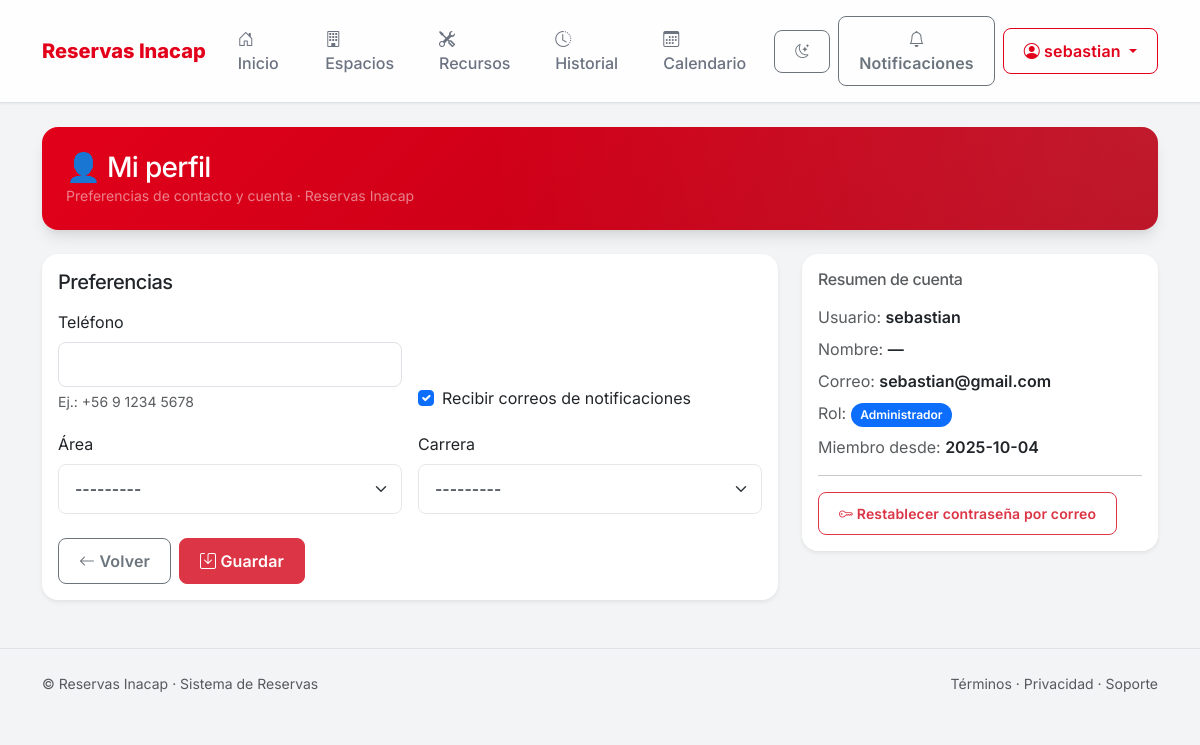
The app's page /perfil/ (signed in) with its own data.
### api/models.py (models this page shows, shortened)
class Profile(models.Model):
    user = models.OneToOneField(User, on_delete=models.CASCADE, related_name="profile")
    phone = models.CharField(max_length=30, blank=True)
    receive_emails = models.BooleanField(default=True)
    area = models.ForeignKey(Area, on_delete=models.SET_NULL, null=True, blank=True, related_name="profiles")
    carrera = models.ForeignKey(Carrera, on_delete=models.SET_NULL, null=True, blank=True, related_name="profiles")

### api/views.py (the view)
# urls.py: path("perfil/", profile_view, name="profile"),
@login_required
def profile_view(request):
    profile, _ = Profile.objects.get_or_create(user=request.user)
    if request.method == "POST":
        form = ProfileForm(request.POST, instance=profile)
        if form.is_valid():
            form.save()
            messages.success(request, "Preferencias guardadas.")
            return redirect("profile")
    else:
        form = ProfileForm(instance=profile)
    return render(request, "account/profile.html", {"form": form})

### api/forms.py
class ProfileForm(forms.ModelForm):
    class Meta:
        model = Profile
        fields = ("phone", "receive_emails", "area", "carrera")
        widgets = {
            "area": forms.Select(attrs={"class": "form-select"}),
            "carrera": forms.Select(attrs={"class": "form-select"}),
        }
        labels = {
            "area": "Área (Funcionarios)",
            "carrera": "Carrera (Alumnos)",
        }

### api/context_processors.py (called while the page is built)
def notifications(request):
    ctx = {
        "is_coordinator": is_coordinator(request.user),
        "notif_unread_count": 0,
        "notif_unread_list": []
    }
    if request.user.is_authenticated:
        qs = Notification.objects.filter(user=request.user, is_read=False).order_by("-created_at")
        ctx["notif_unread_count"] = qs.count()
        ctx["notif_unread_list"] = qs[:3]
    return ctx

### api/models.py (called while the page is built)
    def __str__(self):
        return self.name

    def __str__(self):
        return self.name

### api/utils.py (called while the page is built)
def is_coordinator(user):
    if not user.is_authenticated:
        return False
    return user.groups.filter(name="Coordinador").exists()

### templates/account/profile.html (shortened to what this page needs)
{% extends "base.html" %}
{% block content %}
<section class="p-4 rounded-4 mb-4 inacap-hero">
  <div class="d-flex justify-content-between align-items-center">
    <div>
      <h1 class="h3 m-0">👤 Mi perfil</h1>
      <div class="small text-white-50">Preferencias de contacto y cuenta · Reservas Inacap</div>
    </div>
  </div>
</section>
<div class="row g-4">
  <div class="col-12 col-lg-8">
    <div class="card shadow-sm border-0 rounded-4">
      <div class="card-body">
        <h2 class="h5 mb-3">Preferencias</h2>
        <form method="post" novalidate>
          <div class="row g-3">
            <div class="col-md-6">
              <label class="form-label">Teléfono</label>
              {{ form.phone }}
              <div class="form-text">Ej.: +56 9 1234 5678</div>
            </div>
            <div class="col-md-6 d-flex align-items-end">
              <div class="form-check">
                {{ form.receive_emails }}
                <label class="form-check-label" for="{{ form.receive_emails.id_for_label }}">
                  Recibir correos de notificaciones
                </label>
              </div>
            </div>
          </div>
          <div class="row g-3 mt-1">
            <div class="col-md-6">
              <label class="form-label">Área</label>
              {{ form.area }}
            </div>
            <div class="col-md-6">
              <label class="form-label">Carrera</label>
              {{ form.carrera }}
            </div>
          </div>
          <div class="d-flex gap-2 mt-4">
            <a href="{% url 'dashboard_user' %}" class="btn btn-outline-secondary rounded-3">
              <i class="bi bi-arrow-left"></i> Volver
            </a>
            <button type="submit" class="btn btn-danger rounded-3">
              <i class="bi bi-save"></i> Guardar
            </button>
          </div>
        </form>
      </div>
    </div>
  </div>
  <div class="col-12 col-lg-4">
    <div class="card shadow-sm border-0 rounded-4">
      <div class="card-body">
        <h2 class="h6 text-muted mb-3">Resumen de cuenta</h2>
        <ul class="list-unstyled mb-0">
          <li class="mb-2">
            <span class="text-muted">Usuario:</span>
            <span class="fw-semibold">{{ request.user.username }}</span>
          </li>
          <li class="mb-2">
            <span class="text-muted">Nombre:</span>
            <span class="fw-semibold">
              {{ request.user.first_name|default:"—" }} {{ request.user.last_name|default:"" }}
            </span>
          </li>
          <li class="mb-2">
            <span class="text-muted">Correo:</span>
            <span class="fw-semibold">{{ request.user.email|default:"—" }}</span>
          </li>
          <li class="mb-2">
            <span class="text-muted">Rol:</span>
            <span
              class="badge rounded-pill {% if request.user.is_staff %}text-bg-primary{% else %}text-bg-secondary{% endif %}">
              {% if request.user.is_staff %}Administrador{% else %}Usuario{% endif %}
            </span>
          </li>
          <li class="mb-2">
            <span class="text-muted">Miembro desde:</span>
            <span class="fw-semibold">{{ request.user.date_joined|date:"Y-m-d" }}</span>
          </li>
        </ul>
        <hr>
        <a href="{% url 'password_reset' %}" class="btn btn-outline-danger btn-sm rounded-3">
          <i class="bi bi-key"></i> Restablecer contraseña por correo
        </a>
      </div>
    </div>
  </div>
</div>
{% endblock %}

### templates/base.html (shortened to what this page needs)
{% load static %}
<!doctype html>
<html lang="es" data-bs-theme="">
<head>
  <link href="https://cdn.jsdelivr.net/npm/bootstrap@5.3.3/dist/css/bootstrap.min.css" rel="stylesheet">
  <link href="https://cdn.jsdelivr.net/npm/bootstrap-icons@1.11.3/font/bootstrap-icons.css" rel="stylesheet">
  <link href="{% static 'css/custom.css' %}" rel="stylesheet">
</head>
<body>
  <nav class="navbar navbar-expand-lg bg-body border-bottom sticky-top">
    <div class="container">
      <a class="navbar-brand d-flex align-items-center gap-2"
        href="{% if user.is_staff and not is_coordinator %}{% url 'dashboard_admin' %}{% else %}{% url 'dashboard_user' %}{% endif %}">
        Reservas Inacap
      </a>
      <div class="collapse navbar-collapse" id="mainNav">
        <ul class="navbar-nav me-auto">
          {% if user.is_authenticated %}
          <li class="nav-item">
            <a class="nav-link {% if request.resolver_match.url_name == 'dashboard_user' or request.resolver_match.url_name == 'dashboard_admin' %}active{% endif %}"
              href="{% if user.is_staff and not is_coordinator %}{% url 'dashboard_admin' %}{% else %}{% url 'dashboard_user' %}{% endif %}">
              <i class="bi bi-house-door"></i> Inicio
            </a>
          </li>
          <li class="nav-item">
            <a class="nav-link {% if request.resolver_match.url_name == 'spaces_list' %}active{% endif %}"
              href="{% url 'spaces_list' %}">
              <i class="bi bi-building"></i> Espacios
            </a>
          </li>
          <li class="nav-item">
            <a class="nav-link {% if request.resolver_match.url_name == 'resources_list' %}active{% endif %}"
              href="{% url 'resources_list' %}">
              <i class="bi bi-tools"></i> Recursos
            </a>
          </li>
          <li class="nav-item">
            <a class="nav-link {% if request.resolver_match.url_name == 'history' %}active{% endif %}"
              href="{% url 'history' %}">
              <i class="bi bi-clock-history"></i> Historial
            </a>
          </li>
          <li class="nav-item">
            <a class="nav-link {% if request.resolver_match.url_name == 'calendar' %}active{% endif %}"
              href="{% url 'calendar' %}">
              <i class="bi bi-calendar3"></i> Calendario
            </a>
          </li>
          {% endif %}
        </ul>
        <ul class="navbar-nav ms-auto align-items-lg-center gap-lg-2">
          <li class="nav-item">
            <button id="themeToggle" class="btn btn-outline-secondary btn-sm rounded-3" type="button"
              title="Cambiar tema">
              <i id="themeIcon" class="bi bi-moon-stars"></i>
            </button>
          </li>
          {% if user.is_authenticated %}
          {% with unread_count=unread|default:0 %}
          <li class="nav-item">
            <a class="btn btn-outline-secondary position-relative rounded-3" href="{% url 'notifications' %}">
              <i class="bi bi-bell"></i> <span class="d-none d-sm-inline">Notificaciones</span>
            </a>
          </li>
          {% endwith %}
          <li class="nav-item dropdown">
            <a class="btn btn-outline-primary dropdown-toggle rounded-3" href="#" role="button"
              data-bs-toggle="dropdown" aria-expanded="false">
              <i class="bi bi-person-circle"></i> {{ user.username }}
            </a>
              {% url 'admin_user_new' as admin_new_url %}
          </li>
          {% else %}
          <li class="nav-item">
            <a class="btn btn-primary rounded-3" href="{% url 'login' %}">
              <i class="bi bi-box-arrow-in-right"></i> Ingresar
            </a>
          </li>
          {% endif %}
        </ul>
      </div>
    </div>
  </nav>
  <div class="toast-container position-fixed top-0 end-0 p-3">
  </div>
  <main class="container py-4 app-container">
    {% block content %}{% endblock %}
  </main>
  <footer class="border-top py-4 mt-4">
    <div class="container d-flex flex-column flex-md-row justify-content-between align-items-center gap-2">
      <div class="text-muted small">© {{ now|date:"Y" }} Reservas Inacap · Sistema de Reservas</div>
      <div class="text-muted small">
        <a class="text-reset text-decoration-none" href="#">Términos</a> ·
        <a class="text-reset text-decoration-none" href="#">Privacidad</a> ·
        <a class="text-reset text-decoration-none" href="mailto:soporte@inacap.cl">Soporte</a>
      </div>
    </div>
  </footer>
</body>
</html>

### static/css/custom.css (style rules this page uses)
:root { --brand-primary: #E2001A; --brand-primary-dark: #B60015; --brand-secondary: #1F2937; --brand-accent: #FF5A73; --bg-body: #F3F4F6; --bg-card: #FFFFFF; --bg-glass: rgba(255, 255, 255, 0.85); --text-main: #111827; --text-muted: #6B7280; --radius-sm: 0.5rem; --radius-md: 1rem; --radius-lg: 1.5rem; --shadow-sm: 0 1px 2px 0 rgba(0, 0, 0, 0.05); --shadow-md: 0 4px 6px -1px rgba(0, 0, 0, 0.1), 0 2px 4px -1px rgba(0, 0, 0, 0.06); --shadow-lg: 0 10px 15px -3px rgba(0, 0, 0, 0.1), 0 4px 6px -2px rgba(0, 0, 0, 0.05); --shadow-glow: 0 0 15px rgba(226, 0, 26, 0.3); --transition-fast: 0.2s ease; --transition-smooth: 0.4s cubic-bezier(0.4, 0, 0.2, 1); }
body { background-color: var(--bg-body); color: var(--text-main); font-family: 'Inter', system-ui, -apple-system, sans-serif; -webkit-font-smoothing: antialiased; transition: background-color var(--transition-smooth), color var(--transition-smooth); }
a { text-decoration: none; transition: color var(--transition-fast); }
h1, h2, h3, h4, h5, h6 { font-weight: 700; letter-spacing: -0.025em; color: var(--text-main); }
.card { background: var(--bg-card); border: 1px solid rgba(255, 255, 255, 0.1); border-radius: var(--radius-md); box-shadow: var(--shadow-md); transition: transform var(--transition-fast), box-shadow var(--transition-fast); }
.btn { font-weight: 600; padding: 0.625rem 1.25rem; border-radius: var(--radius-sm); transition: all var(--transition-fast); letter-spacing: 0.01em; }
.btn-outline-primary { color: var(--brand-primary); border-color: var(--brand-primary); }
.navbar { background: var(--bg-glass) !important; backdrop-filter: blur(10px); border-bottom: 1px solid rgba(0,0,0,0.05); box-shadow: var(--shadow-sm); padding-top: 1rem; padding-bottom: 1rem; }
.navbar-brand { font-weight: 800; font-size: 1.25rem; color: var(--brand-primary) !important; }
.nav-link { font-weight: 500; color: var(--text-muted) !important; border-radius: var(--radius-sm); padding: 0.5rem 1rem !important; transition: all var(--transition-fast); }
.inacap-hero { background: linear-gradient(135deg, var(--brand-primary) 0%, var(--brand-primary-dark) 100%); color: white; border-radius: var(--radius-md); box-shadow: var(--shadow-lg); position: relative; overflow: hidden; }
.inacap-hero::after { content: ''; position: absolute; top: 0; right: 0; bottom: 0; left: 0; background: radial-gradient(circle at top right, rgba(255,255,255,0.1), transparent 60%); pointer-events: none; }
.form-control, .form-select { border-radius: var(--radius-sm); border: 1px solid #E5E7EB; padding: 0.75rem 1rem; transition: border-color var(--transition-fast), box-shadow var(--transition-fast); background-color: var(--bg-card); color: var(--text-main); }
.badge { padding: 0.5em 0.8em; font-weight: 600; border-radius: 2rem; }

### templates/account/profile.html (style rules this page uses)
form input[type="text"], form input[type="email"], form input[type="number"], form input[type="tel"], form textarea, form select { width: 100%; padding: .6rem .8rem; border: 1px solid #dee2e6; border-radius: .5rem; background: #fff; }

### records on screen
Profile: receive_emails "☑", area "---------", carrera "---------"

### other values on screen
{{ user.username }} "sebastian"
{{ request.user.username }} "sebastian"
{{ request.user.first_name|default:"—" }} "—"
{{ request.user.email|default:"—" }} "sebastian@gmail.com"
{{ request.user.date_joined|date:"Y-m-d" }} "2025-10-04"
